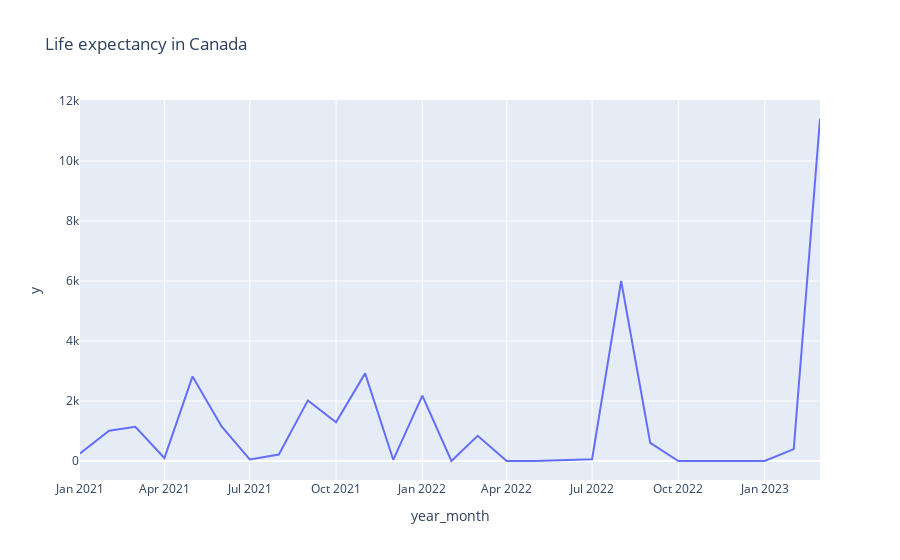

The code cell stored with this chart in its notebook:
### Code cell
fig = px.line(df_filter[df_filter['unique_id']=='140003148'], x="year_month", y="y", title='Life expectancy in Canada')
fig.show()

### Figure 1 — Plotly figure (JSON) as saved in the notebook; plotly's stock layout.template omitted (floating-point values rounded to 4 significant figures)
{"data": [{"hovertemplate": "year_month=%{x}<br>y=%{y}<extra></extra>", "legendgroup": "", "line": {"color": "#636efa", "dash": "solid"}, "marker": {"symbol": "circle"}, "mode": "lines", "name": "", "orientation": "v", "showlegend": false, "type": "scatter", "x": ["2021-01-01", "2021-02-01", "2021-03-01", "2021-04-01", "2021-05-01", "2021-06-01", "2021-07-01", "2021-08-01", "2021-09-01", "2021-10-01", "2021-11-01", "2021-12-01", "2022-01-01", "2022-02-01", "2022-03-01", "2022-04-01", "2022-05-01", "2022-06-01", "2022-07-01", "2022-08-01", "2022-09-01", "2022-10-01", "2022-11-01", "2022-12-01", "2023-01-01", "2023-02-01", "2023-03-01"], "xaxis": "x", "y": [250, 1010, 1140, 100, 2820, 1150, 50, 217, 2020, 1291, 2921, 40, 2180, 0, 840, 0, 0, 40, 60, 6000, 605, 0, 0, 0, 0, 395, 11400], "yaxis": "y"}], "layout": {"legend": {"tracegroupgap": 0}, "title": {"text": "Life expectancy in Canada"}, "xaxis": {"anchor": "y", "domain": [0, 1], "title": {"text": "year_month"}}, "yaxis": {"anchor": "x", "domain": [0, 1], "title": {"text": "y"}}}}
